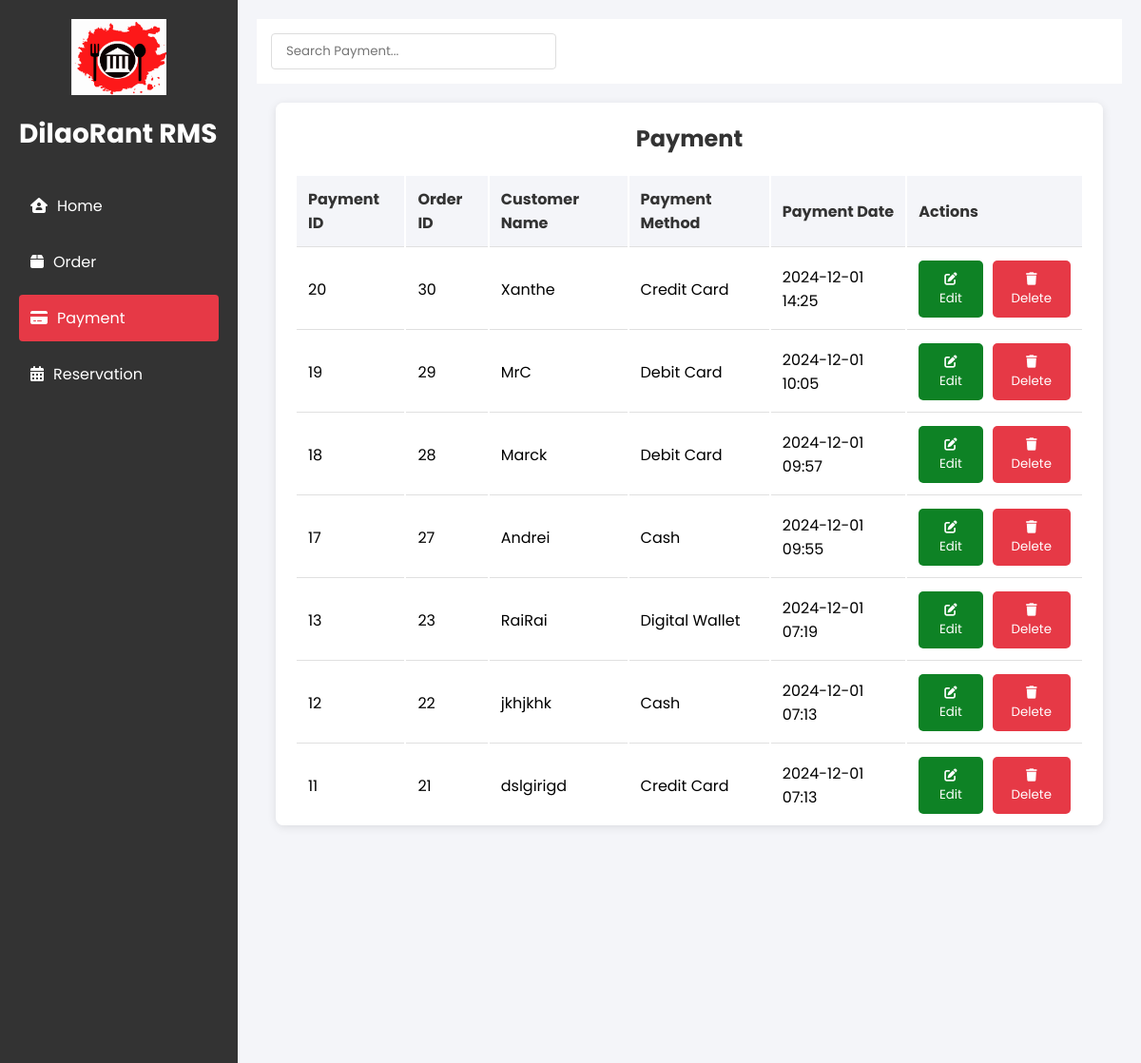
/cash/Payment (signed in, upper part), run on an earlier commit of the app's database.
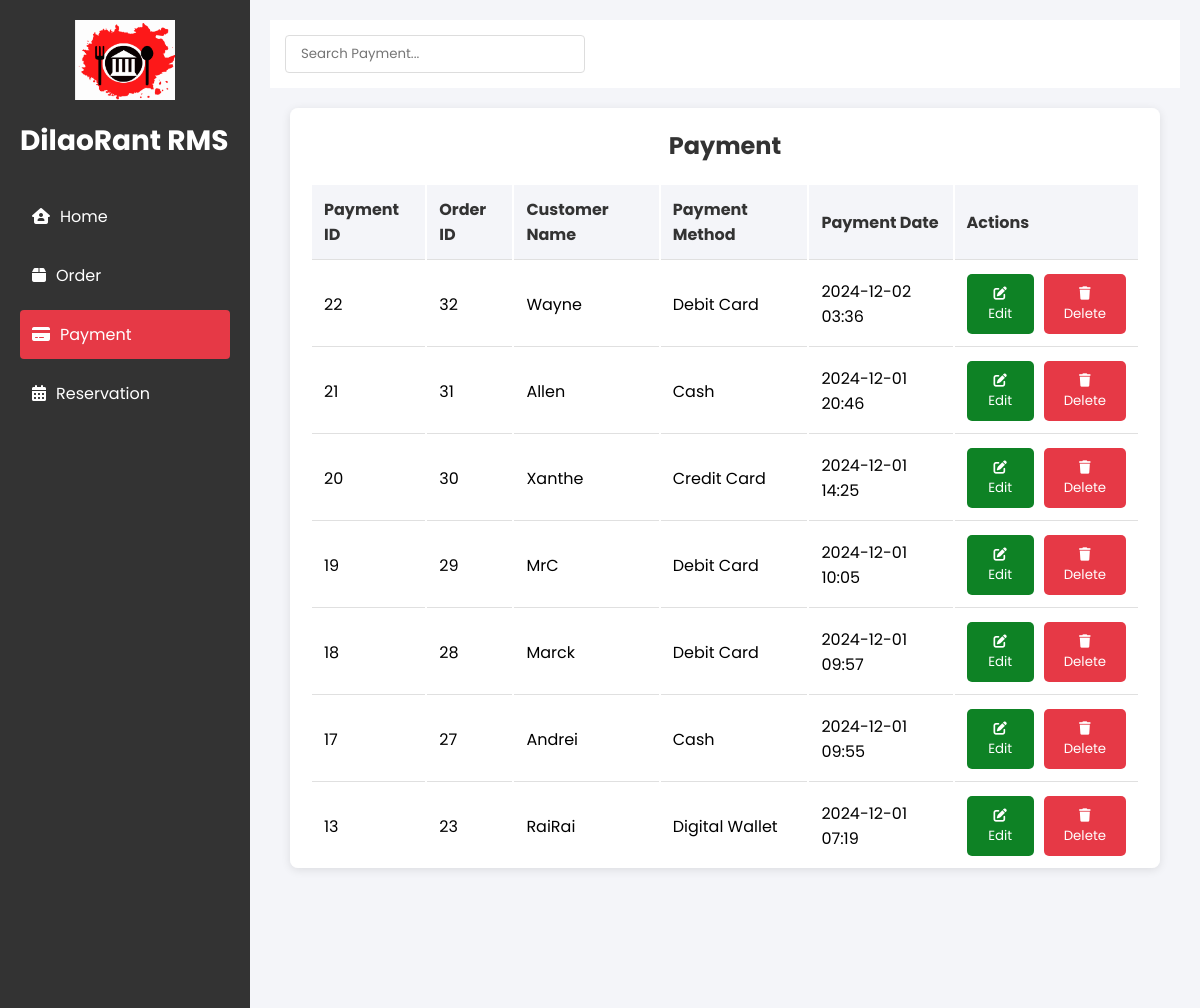
And on a later commit of the database.
### cashier_home/models.py (models this page shows, shortened)
class Payment(models.Model):
    PAYMENT_METHOD_CHOICES = [
        ('cash', 'Cash'),
        ('debit', 'Debit Card'),
        ('credit', 'Credit Card'),
        ('digital', 'Digital Wallet'),
    ]
    payment_id = models.AutoField(primary_key=True)  # Unique ID for each payment
    order_id = models.ForeignKey(Order, on_delete=models.CASCADE, related_name='payments')  # Foreign key to Order
    customer_name = models.CharField(max_length=100)  # Name of the customer
    payment_date = models.DateTimeField(default=timezone.now)  # Using timezone.now instead of auto_now_add
    payment_method = models.CharField(max_length=10, choices=PAYMENT_METHOD_CHOICES, default='cash')  # Payment method field with choices
    created_at = models.DateTimeField(default=datetime.now)
    class Meta:
        ordering = ['-payment_date']  # Optional: default ordering by payment date

class Order(models.Model):
    order_id = models.AutoField(primary_key=True)
    customer_name = models.CharField(max_length=100)
    total_amount = models.DecimalField(max_digits=10, decimal_places=2)
    total_items = models.IntegerField(default=0)  # Optional: track total number of items
    order_date = models.DateTimeField(default=timezone.now)  # Using timezone.now instead of auto_now_add
    created_at = models.DateTimeField(default=datetime.now)
    class Meta:
        ordering = ['-order_date']  # Optional: default orderingpy

### accountsCashier/Payment/views.py (the view)
# urls.py: path('', views.payment_view, name='payment_view'),
@login_required(login_url='login')
def payment_view(request):
    payments = Payment.objects.all().order_by('-payment_date')  # Fetch all payments to display
    return render(request, 'Payment/Payment.html', {'payments': payments})

### accountsCashier/Payment/templates/Payment/Payment.html (shortened to what this page needs)
{% load static %}
<!DOCTYPE html>
<html lang="en">
<head>
    <link rel="stylesheet" href="https://cdnjs.cloudflare.com/ajax/libs/font-awesome/6.0.0/css/all.min.css">
</head>
<body>
    <div class="sidebar">
        <div class="logo">
            <a href="{% url 'cashier_home_view' %}">
                <img src="{% static 'accounts/bg3.png' %}" alt="DilaoRant Logo">
            </a>
            <div class="logo-text">
                DilaoRant RMS
            </div>
        </div>
        <div style="margin-top: 30px;">
            <a href="{% url 'cashier_home_view' %}" class="menu-item">
                <i class="fas fa-house-user"></i>
                Home
            </a>
            <a href="{% url 'order_view' %}" class="menu-item">
                <i class="fas fa-box"></i>
                Order
            </a>
            <div class="selected">
                <a href="{% url 'payment_view' %}" class="menu-item">
                    <i class="fas fa-credit-card"></i>
                    Payment
                </a>
            </div>
            <a href="{% url 'reservation_view' %}" class="menu-item">
                <i class="fas fa-calendar-alt"></i>
                Reservation
            </a>
        </div>
    </div>
    <div class="main-content">
        <div class="top-bar">
            <input type="text" class="search-bar" id="searchInput" placeholder="Search Payment..."
                onkeyup="performSearch()">
        </div>
        <div class="main-content">
            <div class="schedule-container">
                <div class="schedule-header">
                    <h2 class="schedule-title">Payment</h2>
                </div>
                <table class="schedule-table">
                    <thead>
                        <tr>
                            <th>Payment ID</th>
                            <th>Order ID</th>
                            <th>Customer Name</th>
                            <th>Payment Method</th>
                            <th>Payment Date</th>
                            <th>Actions</th>
                        </tr>
                    </thead>
                    <tbody>
                        {% for payment in payments %}
                        <tr>
                            <td>{{ payment.payment_id }}</td>
                            <td>{{ payment.order_id.order_id }}</td>
                            <td>{{ payment.customer_name }}</td>
                            <td>{{ payment.get_payment_method_display }}</td>
                            <td>{{ payment.payment_date|date:"Y-m-d H:i" }}</td>
                            <td>
                                <div class="action-buttons">
                                    <button class="btn btn-edit btn-tooltip"
                                        onclick="showUpdatePaymentPopup('{{ payment.payment_id }}', '{{ payment.customer_name }}', '{{ payment.payment_method }}')"
                                        data-tooltip="Edit Payment">
                                        <i class="fas fa-edit"></i>
                                        Edit
                                    </button>
                                    <button class="btn btn-delete btn-tooltip"
                                        onclick="delete_payment('{{ payment.payment_id }}')"
                                        data-tooltip="Delete Payment">
                                        <i class="fas fa-trash"></i>
                                        Delete
                                    </button>
                                </div>
                            </td>
                        </tr>
                        {% empty %}
                        <tr>
                            <td colspan="6" style="text-align: center;">No Payments found.</td>
                        </tr>
                        {% endfor %}
                    </tbody>
                </table>
            </div>
        </div>
    </div>
</body>
</html>

What changed in the data, as far as the page shows it:
no longer on this page (row unchanged): Payment: payment_id "12", order_id.order_id "22", customer_name "jkhjkhk", payment_method "Cash", payment_date "2024-12-01 07:13"
no longer on this page (row unchanged): Payment: payment_id "11", order_id.order_id "21", customer_name "dslgirigd", payment_method "Credit Card", payment_date "2024-12-01 07:13"
added Payment: payment_id "22", order_id.order_id "32", customer_name "Wayne", payment_method "Debit Card", payment_date "2024-12-02 03:36"
added Payment: payment_id "21", order_id.order_id "31", customer_name "Allen", payment_method "Cash", payment_date "2024-12-01 20:46"
